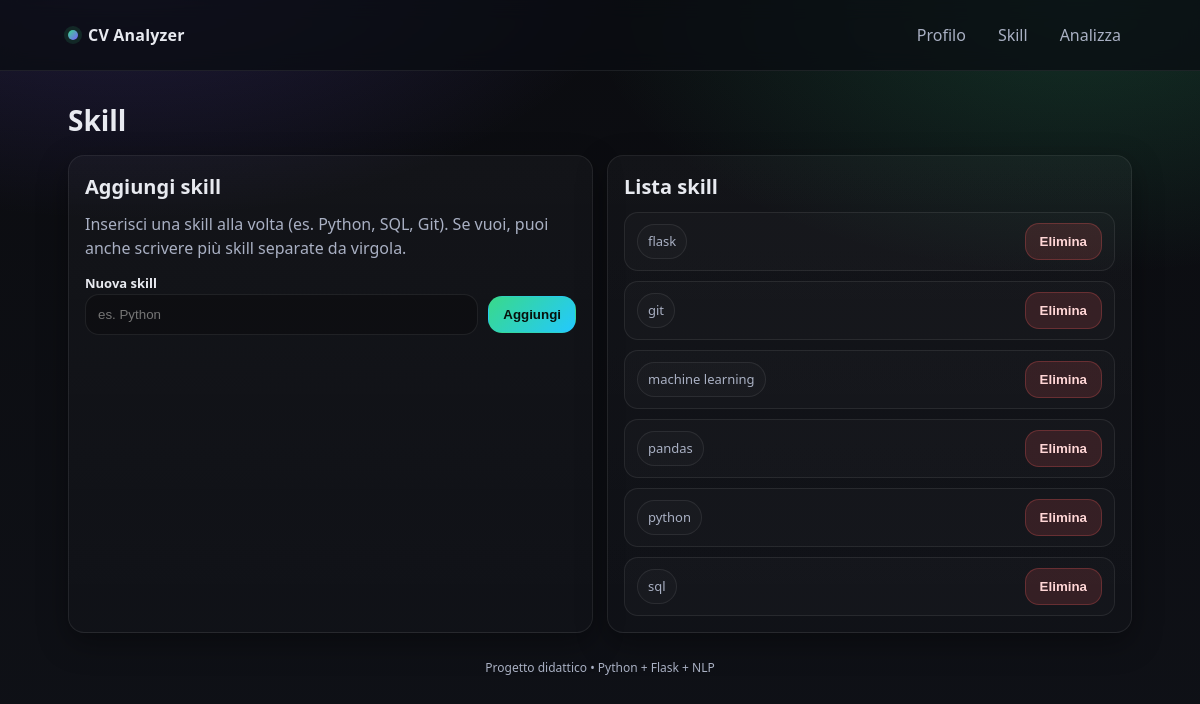
/skills, run on the app's committed database.
### models.py (models this page shows)
class Skill(db.Model):
    id = db.Column(db.Integer, primary_key=True)
    name = db.Column(db.String(80), nullable=False)

### app.py (the view, shortened to what this page needs)
@app.route("/skills", methods=["GET", "POST"])
def skills():
    all_skills = Skill.query.order_by(Skill.name.asc()).all()
    return render_template("skills.html", skills=all_skills)

### templates/skills.html (shortened to what this page needs)
{% extends "base.html" %}
{% block content %}
  <h1>Skill</h1>
  <div class="grid cols-2">
    <form method="post" class="card">
      <h2>Aggiungi skill</h2>
      <p>Inserisci una skill alla volta (es. Python, SQL, Git). Se vuoi, puoi anche scrivere più skill separate da virgola.</p>
      <label>Nuova skill</label>
      <div class="actions">
        <input type="text" name="name" placeholder="es. Python" style="flex:1" />
        <button class="btn" type="submit">Aggiungi</button>
      </div>
    </form>
    <div class="card">
      <h2>Lista skill</h2>
      {% if skills|length == 0 %}
        <p>Nessuna skill ancora.</p>
      {% else %}
        <ul class="list">
          {% for s in skills %}
            <li>
              <span class="pill neutral">{{ s.name }}</span>
              <form method="post" action="{{ url_for('delete_skill', skill_id=s.id) }}">
                <button class="btn danger" type="submit">Elimina</button>
              </form>
            </li>
          {% endfor %}
        </ul>
      {% endif %}
    </div>
  </div>
{% endblock %}

### static/style.css (style rules this page uses)
:root { --bg0:#0b0c10; --bg1:#0f1117; --card:#141824; --card2:#10131c; --text:#e8eaf0; --muted:#a9b0c3; --border:rgba(255,255,255,.08); --shadow: 0 10px 30px rgba(0,0,0,.35); --radius:16px; --accent:#39d98a; --accent2:#7c5cff; --danger:#ff5c5c; --warning:#ffcc66; }
* { box-sizing:border-box }
html,body { height:100% }
body { margin:0; font-family: ui-sans-serif, system-ui, -apple-system, Segoe UI, Roboto, Arial, "Apple Color Emoji","Segoe UI Emoji"; background: radial-gradient(900px 500px at 10% -10%, rgba(124,92,255,.22), transparent 60%), radial-gradient(900px 500px at 90% 0%, rgba(57,217,138,.18), transparent 55%), linear-gradient(180deg, var(--bg0), var(--bg1)); color:var(--text); line-height:1.5; }
h1 { font-size:28px; margin:6px 0 14px }
h2 { font-size:20px; margin:0 0 10px }
p { color:var(--muted); margin:10px 0 }
.grid { display:grid; gap:14px; }
@media (min-width: 880px) { .grid.cols-2 { grid-template-columns: 1fr 1fr; } }
.card { background:linear-gradient(180deg, rgba(255,255,255,.03), rgba(255,255,255,.01)); border:1px solid var(--border); border-radius:var(--radius); padding:16px; box-shadow:var(--shadow); }
form.card { gap:10px }
label { font-weight:600; color:var(--text); font-size:13px }
input, textarea { width:100%; padding:12px 12px; border-radius:14px; border:1px solid var(--border); background:rgba(0,0,0,.22); color:var(--text); outline:none; }
.actions { display:flex; gap:10px; flex-wrap:wrap; align-items:center; }
.btn { border:1px solid transparent; border-radius:14px; padding:10px 14px; font-weight:700; cursor:pointer; color:#07120c; background:linear-gradient(135deg, var(--accent), #23c9ff); }
.btn.danger { background:rgba(255,92,92,.14); color:#ffd6d6; border-color:rgba(255,92,92,.25); }
.list { list-style:none; padding:0; margin:0; display:grid; gap:10px; }
.list li { display:flex; align-items:center; justify-content:space-between; gap:12px; padding:10px 12px; border-radius:14px; border:1px solid var(--border); background:rgba(255,255,255,.02); }
.pill { display:inline-flex; align-items:center; gap:6px; padding:7px 10px; border-radius:999px; border:1px solid var(--border); background:rgba(255,255,255,.02); color:var(--text); font-size:13px; }
.pill.neutral { color:var(--muted) }

### data on the page
Skill: name "flask"
Skill: name "git"
Skill: name "machine learning"
Skill: name "pandas"
Skill: name "python"
Skill: name "sql"
